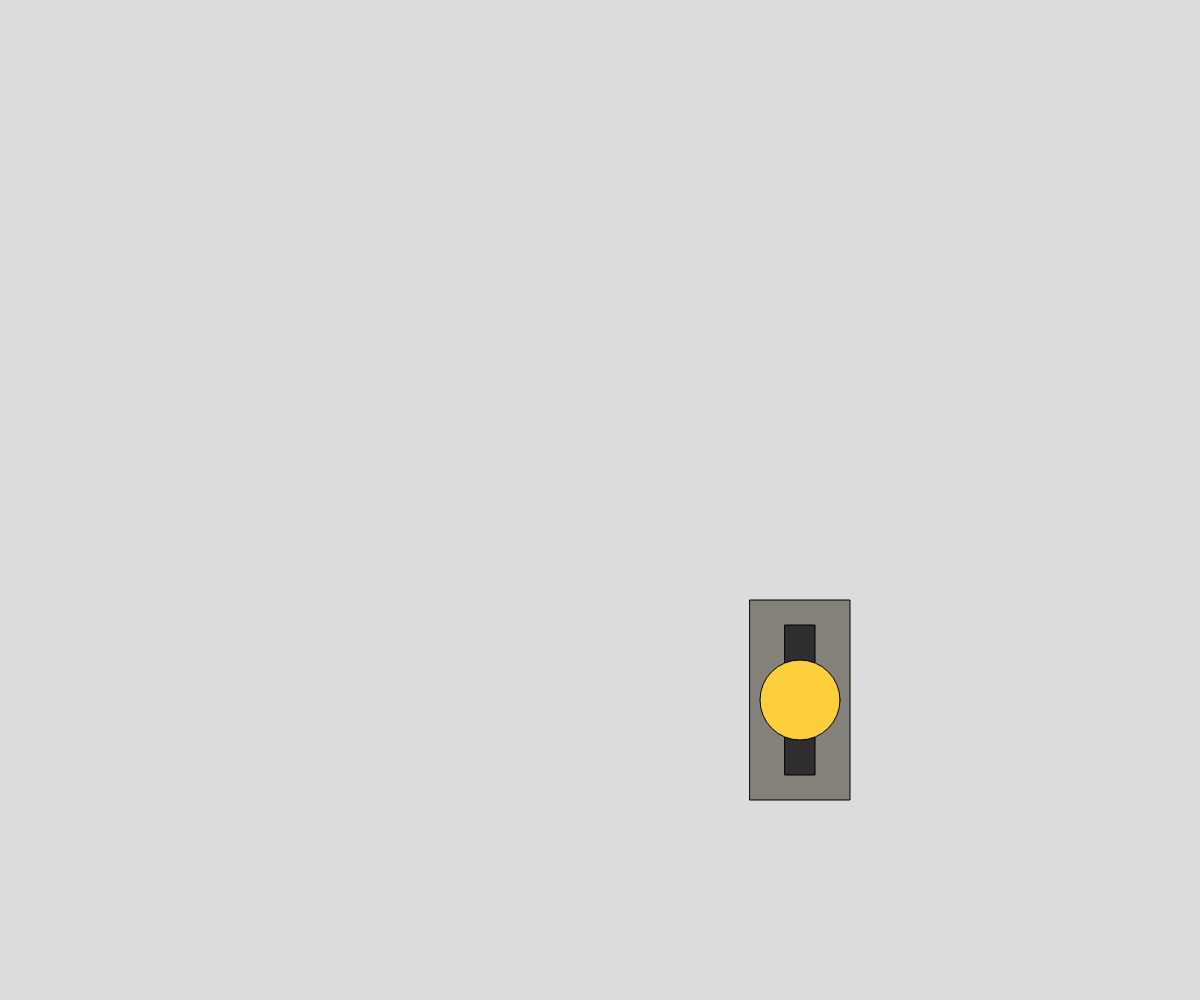
Frame 1 (no input)
Frame 60 (no input): identical to frame 1, image omitted
Frame 120 (the mouse pressed at the canvas centre since frame 60): identical to frame 1, image omitted

The p5.js sketch that drew this single still picture (run headless with seeded random() and noise() and a simulated clock; from frame 60 on, the mouse is pressed at the canvas centre):

// p5.js sketch
// ── sketch.js
let mouseOffsetY = 0;
let mouseInitialPos = 0;
let circleOffset = 0;

function setup() {
  createCanvas(windowWidth, windowHeight);
}

function draw() {
  background(220);
  drawLever(windowWidth / 2 + 200,windowHeight / 2 + 200);
}

function drawLever(x, y) {
  fill('rgb(131, 129, 122)');
  rectMode(CENTER);
  rect(x, y, 100, 200);

  fill('rgb(48, 45, 48)');
  rect(x, y, 30, 150);

  drawCircle(x, y, 100 / 1.25);
}

function drawCircle(x, y, r) {
  // Initialising Variables
  circlePressed = false;
  circleCollide = false;
  circleX = x;
  circleY = y - (circleOffset);

  // Detecting collision with mouse
  if(dist(mouseX, mouseY, circleX, circleY) < r / 2) {
    circleCollide = true;
    fill('rgb(224, 72, 52)');

    // Holding function
    if (mouseIsPressed) {
      fill('rgb(255, 0, 0)');

      //console.log(circleOffset);
      circleOffset += mouseInitialPos - mouseY;
      if (circleOffset >= 100) circleOffset = 100;
      if (circleOffset <= -100) circleOffset = -100;
      mouseInitialPos = mouseY;

      circlePressed = true;

    }
    
  } else {
    circleCollide = false;
    if (circleOffset < 0) {
      circleOffset+=2;
    }

    if (circleOffset > 0) {
      circleOffset-=2;
    }

    fill('rgb(255, 206, 60)');
    
  }

  // Drawing the circle
  circle(circleX, circleY, r);

}

function mousePressed() {
  if (circleCollide) {
    console.log("held");
    mouseInitialPos = mouseY;
  }
}

function mouseReleased() {
  if (circlePressed) {
    console.log("released");
    circlePressed = false;
  }
}
